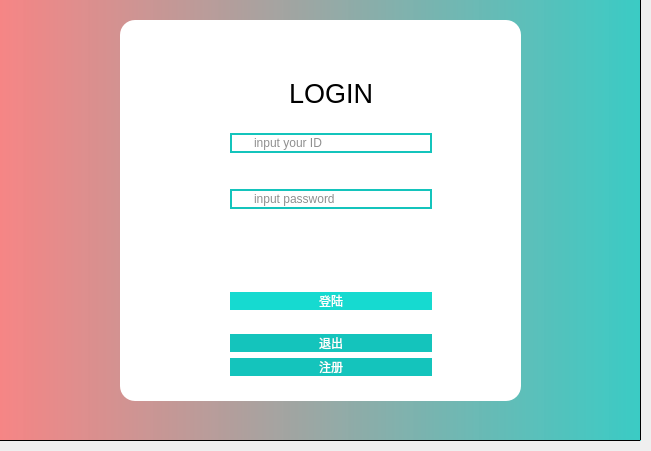
<?xml version="1.0" encoding="UTF-8"?>
<ui version="4.0">
 <class>logindialog</class>
 <widget class="QDialog" name="logindialog">
  <property name="geometry">
   <rect>
    <x>0</x>
    <y>0</y>
    <width>651</width>
    <height>451</height>
   </rect>
  </property>
  <property name="minimumSize">
   <size>
    <width>651</width>
    <height>451</height>
   </size>
  </property>
  <property name="maximumSize">
   <size>
    <width>651</width>
    <height>451</height>
   </size>
  </property>
  <property name="windowTitle">
   <string>Dialog</string>
  </property>
  <widget class="QWidget" name="layoutWidget">
   <property name="geometry">
    <rect>
     <x>230</x>
     <y>50</y>
     <width>202</width>
     <height>326</height>
    </rect>
   </property>
   <layout class="QVBoxLayout" name="verticalLayout_4">
    <item>
     <layout class="QGridLayout" name="gridLayout">
      <item row="0" column="0">
       <spacer name="verticalSpacer_5">
        <property name="orientation">
         <enum>Qt::Vertical</enum>
        </property>
        <property name="sizeHint" stdset="0">
         <size>
          <width>20</width>
          <height>28</height>
         </size>
        </property>
       </spacer>
      </item>
      <item row="1" column="0">
       <widget class="QLabel" name="label">
        <property name="font">
         <font>
          <family>Arial</family>
          <pointsize>20</pointsize>
          <weight>9</weight>
          <italic>false</italic>
          <bold>false</bold>
         </font>
        </property>
        <property name="styleSheet">
         <string notr="true">font: 75 italic 20pt &quot;Arial&quot;;
background-color: rgb(255, 255, 255);
font: 75 20pt &quot;Arial&quot;;</string>
        </property>
        <property name="text">
         <string>LOGIN</string>
        </property>
        <property name="alignment">
         <set>Qt::AlignCenter</set>
        </property>
       </widget>
      </item>
      <item row="2" column="0">
       <spacer name="verticalSpacer_4">
        <property name="orientation">
         <enum>Qt::Vertical</enum>
        </property>
        <property name="sizeHint" stdset="0">
         <size>
          <width>20</width>
          <height>13</height>
         </size>
        </property>
       </spacer>
      </item>
     </layout>
    </item>
    <item>
     <layout class="QVBoxLayout" name="verticalLayout">
      <item>
       <widget class="QLineEdit" name="usrLineEdit">
        <property name="styleSheet">
         <string notr="true">font: 25 14pt '微软雅黑 Light';
color: rgb(31,31,31);
padding-left:20px;
background-color: rgb(255, 255, 255);
border:2px solid rgb(20,196,188);border-radius:15px;</string>
        </property>
        <property name="placeholderText">
         <string>input your ID</string>
        </property>
       </widget>
      </item>
      <item>
       <spacer name="verticalSpacer">
        <property name="orientation">
         <enum>Qt::Vertical</enum>
        </property>
        <property name="sizeHint" stdset="0">
         <size>
          <width>20</width>
          <height>13</height>
         </size>
        </property>
       </spacer>
      </item>
      <item>
       <widget class="QLineEdit" name="pwdLineEdit">
        <property name="styleSheet">
         <string notr="true">font: 25 14pt '微软雅黑 Light';
color: rgb(31,31,31);
padding-left:20px;
background-color: rgb(255, 255, 255);
border:2px solid rgb(20,196,188);border-radius:15px;</string>
        </property>
        <property name="echoMode">
         <enum>QLineEdit::Password</enum>
        </property>
        <property name="placeholderText">
         <string>input password</string>
        </property>
       </widget>
      </item>
     </layout>
    </item>
    <item>
     <spacer name="verticalSpacer_2">
      <property name="orientation">
       <enum>Qt::Vertical</enum>
      </property>
      <property name="sizeHint" stdset="0">
       <size>
        <width>20</width>
        <height>13</height>
       </size>
      </property>
     </spacer>
    </item>
    <item>
     <layout class="QVBoxLayout" name="verticalLayout_2">
      <item>
       <widget class="QPushButton" name="loginBtn">
        <property name="cursor">
         <cursorShape>PointingHandCursor</cursorShape>
        </property>
        <property name="styleSheet">
         <string notr="true">font: 25 14pt '微软雅黑 Light';
color: rgb(255,255,255);
border: none;border-radius:15px;
background-color: rgb(22,218,208);</string>
        </property>
        <property name="text">
         <string>登陆</string>
        </property>
       </widget>
      </item>
      <item>
       <spacer name="verticalSpacer_3">
        <property name="orientation">
         <enum>Qt::Vertical</enum>
        </property>
        <property name="sizeHint" stdset="0">
         <size>
          <width>20</width>
          <height>18</height>
         </size>
        </property>
       </spacer>
      </item>
      <item>
       <widget class="QPushButton" name="exitBtn">
        <property name="cursor">
         <cursorShape>PointingHandCursor</cursorShape>
        </property>
        <property name="styleSheet">
         <string notr="true">font: 25 14pt '微软雅黑 Light';
color: rgb(255,255,255);
background-color: rgb(20,196,188);
border: none;border-radius:15px;
</string>
        </property>
        <property name="text">
         <string>退出</string>
        </property>
       </widget>
      </item>
      <item>
       <widget class="QPushButton" name="registerBnt">
        <property name="cursor">
         <cursorShape>PointingHandCursor</cursorShape>
        </property>
        <property name="styleSheet">
         <string notr="true">font: 25 14pt '微软雅黑 Light';
color: rgb(255,255,255);
background-color: rgb(20,196,188);
border: none;border-radius:15px;
</string>
        </property>
        <property name="text">
         <string>注册</string>
        </property>
       </widget>
      </item>
     </layout>
    </item>
   </layout>
  </widget>
  <widget class="QFrame" name="frame">
   <property name="geometry">
    <rect>
     <x>-10</x>
     <y>-10</y>
     <width>651</width>
     <height>451</height>
    </rect>
   </property>
   <property name="minimumSize">
    <size>
     <width>651</width>
     <height>451</height>
    </size>
   </property>
   <property name="maximumSize">
    <size>
     <width>651</width>
     <height>451</height>
    </size>
   </property>
   <property name="styleSheet">
    <string notr="true">background-color: qlineargradient(spread:pad, x1:0, y1:0, x2:1, y2:0, stop:0 rgba(251,102,102, 200), stop:1 rgba(20,196,188, 210));
</string>
   </property>
   <property name="frameShape">
    <enum>QFrame::StyledPanel</enum>
   </property>
   <property name="frameShadow">
    <enum>QFrame::Raised</enum>
   </property>
   <widget class="QFrame" name="frame_2">
    <property name="geometry">
     <rect>
      <x>130</x>
      <y>30</y>
      <width>401</width>
      <height>381</height>
     </rect>
    </property>
    <property name="styleSheet">
     <string notr="true">background-color: rgb(255, 255, 255);
border-radius:15px</string>
    </property>
    <property name="frameShape">
     <enum>QFrame::StyledPanel</enum>
    </property>
    <property name="frameShadow">
     <enum>QFrame::Raised</enum>
    </property>
   </widget>
  </widget>
  <zorder>frame</zorder>
  <zorder>layoutWidget</zorder>
 </widget>
 <resources/>
 <connections/>
</ui>
